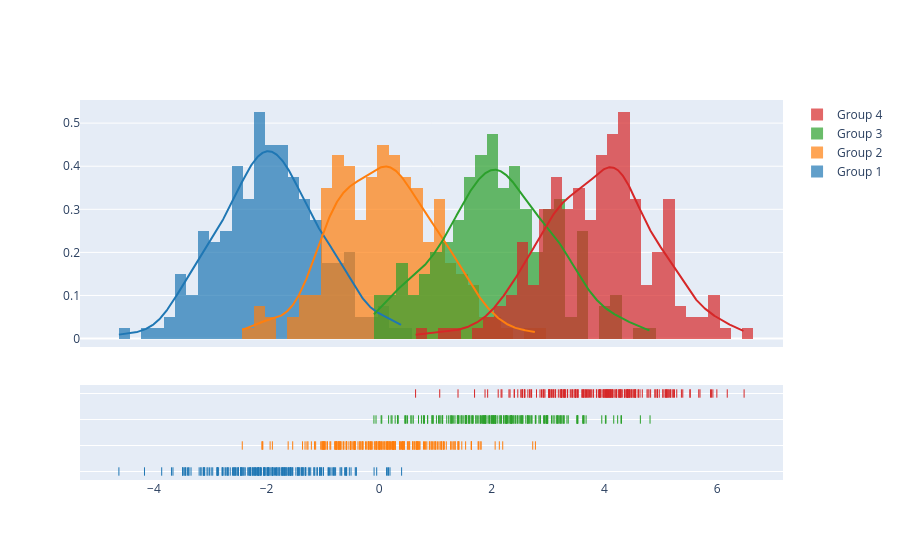

This figure's notebook cell:
### Code cell
import plotly.figure_factory as ff

# Add histogram data
x1 = np.random.randn(200) - 2
x2 = np.random.randn(200)
x3 = np.random.randn(200) + 2
x4 = np.random.randn(200) + 4

# Group data together
hist_data = [x1, x2, x3, x4]

group_labels = ['Group 1', 'Group 2', 'Group 3', 'Group 4']

# Create distplot with custom bin_size
fig = ff.create_distplot(hist_data, group_labels, bin_size=.2)
fig.show()

### Figure 1 — Plotly figure (JSON) as saved in the notebook; plotly's stock layout.template omitted (floating-point values rounded to 4 significant figures; data arrays with more than 128 entries replaced by an {"elided": "..."} marker saying what was removed)
{"data": [{"autobinx": false, "histnorm": "probability density", "legendgroup": "Group 1", "marker": {"color": "rgb(31, 119, 180)"}, "name": "Group 1", "opacity": 0.7, "type": "histogram", "x": {"elided": "200 float values"}, "xaxis": "x", "xbins": {"end": 0.3983, "size": 0.2, "start": -4.621}, "yaxis": "y"}, {"autobinx": false, "histnorm": "probability density", "legendgroup": "Group 2", "marker": {"color": "rgb(255, 127, 14)"}, "name": "Group 2", "opacity": 0.7, "type": "histogram", "x": {"elided": "200 float values"}, "xaxis": "x", "xbins": {"end": 2.775, "size": 0.2, "start": -2.431}, "yaxis": "y"}, {"autobinx": false, "histnorm": "probability density", "legendgroup": "Group 3", "marker": {"color": "rgb(44, 160, 44)"}, "name": "Group 3", "opacity": 0.7, "type": "histogram", "x": {"elided": "200 float values"}, "xaxis": "x", "xbins": {"end": 4.81, "size": 0.2, "start": -0.09297}, "yaxis": "y"}, {"autobinx": false, "histnorm": "probability density", "legendgroup": "Group 4", "marker": {"color": "rgb(214, 39, 40)"}, "name": "Group 4", "opacity": 0.7, "type": "histogram", "x": {"elided": "200 float values"}, "xaxis": "x", "xbins": {"end": 6.48, "size": 0.2, "start": 0.6465}, "yaxis": "y"}, {"legendgroup": "Group 1", "marker": {"color": "rgb(31, 119, 180)"}, "mode": "lines", "name": "Group 1", "showlegend": false, "type": "scatter", "x": {"elided": "500 float values"}, "xaxis": "x", "y": {"elided": "500 float values"}, "yaxis": "y"}, {"legendgroup": "Group 2", "marker": {"color": "rgb(255, 127, 14)"}, "mode": "lines", "name": "Group 2", "showlegend": false, "type": "scatter", "x": {"elided": "500 float values"}, "xaxis": "x", "y": {"elided": "500 float values"}, "yaxis": "y"}, {"legendgroup": "Group 3", "marker": {"color": "rgb(44, 160, 44)"}, "mode": "lines", "name": "Group 3", "showlegend": false, "type": "scatter", "x": {"elided": "500 float values"}, "xaxis": "x", "y": {"elided": "500 float values"}, "yaxis": "y"}, {"legendgroup": "Group 4", "marker": {"color": "rgb(214, 39, 40)"}, "mode": "lines", "name": "Group 4", "showlegend": false, "type": "scatter", "x": {"elided": "500 float values"}, "xaxis": "x", "y": {"elided": "500 float values"}, "yaxis": "y"}, {"legendgroup": "Group 1", "marker": {"color": "rgb(31, 119, 180)", "symbol": "line-ns-open"}, "mode": "markers", "name": "Group 1", "showlegend": false, "type": "scatter", "x": {"elided": "200 float values"}, "xaxis": "x", "y": {"elided": "200 str values"}, "yaxis": "y2"}, {"legendgroup": "Group 2", "marker": {"color": "rgb(255, 127, 14)", "symbol": "line-ns-open"}, "mode": "markers", "name": "Group 2", "showlegend": false, "type": "scatter", "x": {"elided": "200 float values"}, "xaxis": "x", "y": {"elided": "200 str values"}, "yaxis": "y2"}, {"legendgroup": "Group 3", "marker": {"color": "rgb(44, 160, 44)", "symbol": "line-ns-open"}, "mode": "markers", "name": "Group 3", "showlegend": false, "type": "scatter", "x": {"elided": "200 float values"}, "xaxis": "x", "y": {"elided": "200 str values"}, "yaxis": "y2"}, {"legendgroup": "Group 4", "marker": {"color": "rgb(214, 39, 40)", "symbol": "line-ns-open"}, "mode": "markers", "name": "Group 4", "showlegend": false, "type": "scatter", "x": {"elided": "200 float values"}, "xaxis": "x", "y": {"elided": "200 str values"}, "yaxis": "y2"}], "layout": {"barmode": "overlay", "hovermode": "closest", "legend": {"traceorder": "reversed"}, "xaxis": {"anchor": "y2", "domain": [0.0, 1.0], "zeroline": false}, "yaxis": {"anchor": "free", "domain": [0.35, 1], "position": 0.0}, "yaxis2": {"anchor": "x", "domain": [0, 0.25], "dtick": 1, "showticklabels": false}}}
